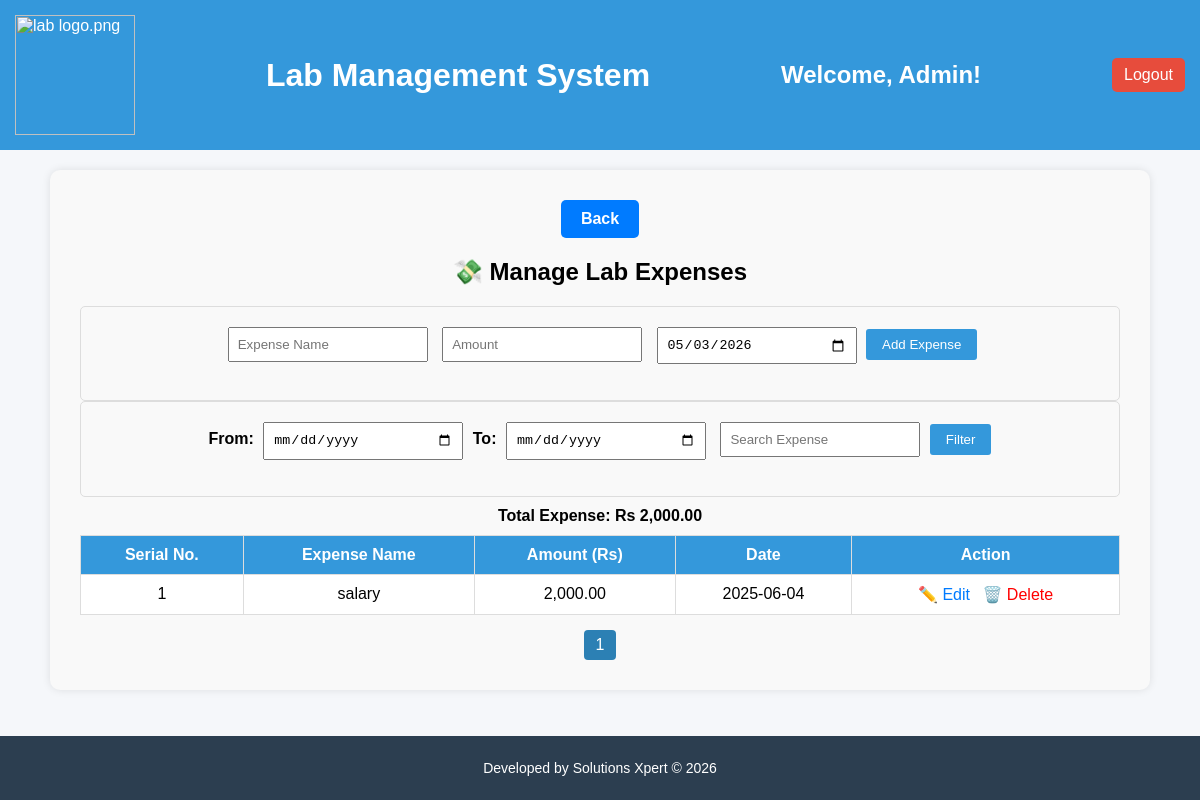
Screenshot of /add_expense.php (signed in) with the database file from the repository.
### tables this page shows
CREATE TABLE `lab_expenses` (
  `id` int(11) NOT NULL,
  `expense_name` varchar(255) DEFAULT NULL,
  `amount` decimal(10,2) DEFAULT NULL,
  `expense_date` date DEFAULT NULL,
  `created_by` int(11) DEFAULT NULL
);

### add_expense.php (the view, shortened to what this page needs)
<?php
include "db.php";
include "header.php";
$from = $_GET['from'] ?? '';
$to = $_GET['to'] ?? '';
$search = mysqli_real_escape_string($conn, $_GET['search'] ?? '');
$where = "WHERE 1=1";
$limit = 10;
$page = isset($_GET['page']) ? (int)$_GET['page'] : 1;
$start = ($page - 1) * $limit;
$total_query = mysqli_query($conn, "SELECT COUNT(*) as total FROM lab_expenses $where");
$total = mysqli_fetch_assoc($total_query)['total'];
$pages = ceil($total / $limit);
$expenses = mysqli_query($conn, "SELECT * FROM lab_expenses $where ORDER BY expense_date DESC LIMIT $start, $limit");
$total_amount_query = mysqli_query($conn, "SELECT SUM(amount) as total FROM lab_expenses $where");
$total_expense = mysqli_fetch_assoc($total_amount_query)['total'] ?? 0;
?>
<!DOCTYPE html>
<html>
<head>
    <link rel="stylesheet" href="style.css">
</head>
<body>
<div class="container1">
<div style="text-align: center; margin-top: 20px;">
    <a href="sales_report.php" class="back-button" style="margin-bottom: 0px;margin-top: -20px;">Back</a>
</div>
    <h2 class="section-title">💸 Manage Lab Expenses</h2>
    <div class="form-box">
        <form method="POST">
            <input type="text" name="expense_name" placeholder="Expense Name" required>
            <input type="number" name="amount" placeholder="Amount" step="0.01" required>
            <input type="date" name="expense_date" value="<?= date('Y-m-d') ?>" required>
            <button type="submit" name="add_expense">Add Expense</button>
        </form>
    </div>
    <div class="filter-box">
        <form method="GET">
            <label><strong>From:</strong></label>
            <input type="date" name="from" value="<?= $from ?>">
            <label><strong>To:</strong></label>
            <input type="date" name="to" value="<?= $to ?>">
            <input type="text" name="search" placeholder="Search Expense" value="<?= htmlspecialchars($search) ?>">
            <button type="submit">Filter</button>
        </form>
    </div>
    <div class="total-expense">
        Total Expense: Rs <?= number_format($total_expense, 2) ?>
    </div>
    <table>
        <thead>
            <tr>
                <th>Serial No.</th>
                <th>Expense Name</th>
                <th>Amount (Rs)</th>
                <th>Date</th>
                <th>Action</th>
            </tr>
        </thead>
        <tbody>
        <?php if (mysqli_num_rows($expenses) > 0): ?>
            <?php
                $serial = $start + 1;
                while ($row = mysqli_fetch_assoc($expenses)):
            ?>
                <tr>
                    <td><?= $serial++ ?></td>
                    <td><?= htmlspecialchars($row['expense_name']) ?></td>
                    <td><?= number_format($row['amount'], 2) ?></td>
                    <td><?= $row['expense_date'] ?></td>
                    <td>
                        <a href="edit_expense.php?id=<?= $row['id'] ?>" class="edit-link">✏️ Edit</a>
                        <a href="delete_expense.php?id=<?= $row['id'] ?>" class="delete-link" onclick="return confirm('Are you sure you want to delete this expense?')">🗑️ Delete</a>
                    </td>
                </tr>
            <?php endwhile; ?>
        <?php else: ?>
            <tr><td colspan="5">No expenses found.</td></tr>
        <?php endif; ?>
        </tbody>
    </table>
    <div class="pagination">
        <?php for ($i = 1; $i <= $pages; $i++): ?>
            <a href="?from=<?= $from ?>&to=<?= $to ?>&search=<?= urlencode($search) ?>&page=<?= $i ?>" <?= $i === $page ? 'style="background:#2c80b4;"' : '' ?>><?= $i ?></a>
        <?php endfor; ?>
    </div>
</div>
</body>
</html>
<?php include "footer.php"; ?>

### style.css (style rules this page uses)
body { font-family: Arial, sans-serif; margin: 0; background: #f5f7fa; }

### add_expense.php (style rules this page uses)
.section-title { text-align: center; margin: 20px 0; }
.form-box, .filter-box { background: #f9f9f9; padding: 15px 20px; border: 1px solid #ddd; border-radius: 5px; text-align: center; }
.form-box input, .filter-box input { padding: 8px; margin: 5px; width: 200px; }
.form-box button, .filter-box button { padding: 8px 16px; background: #3498db; color: white; border: none; cursor: pointer; border-radius: 3px; }
table { width: 100%; border-collapse: collapse; background: white; }
table, th, td { border: 1px solid #ddd; }
th { background: #3498db; color: white; }
th, td { padding: 10px; text-align: center; }
.pagination { text-align: center; margin-top: 15px; }
.pagination a { display: inline-block; margin: 0 4px; padding: 6px 12px; background: #3498db; color: white; text-decoration: none; border-radius: 4px; }
.total-expense { text-align: center; font-weight: bold; padding: 10px 0; }
.edit-link { color: #007bff; text-decoration: none; margin-right: 8px; }
.delete-link { color: red; text-decoration: none; }
.back-button { display: inline-block; background-color: #007BFF; color: white; padding: 10px 20px; border-radius: 5px; text-decoration: none; font-weight: bold; font-size: 16px; transition: background-color 0.3s ease; margin-bottom: 20px; cursor: pointer; }
.container1 { background: #f9f9f9; padding: 30px; margin: 20px 50px; border-radius: 10px; box-shadow: 0px 0px 8px rgba(0,0,0,0.1); }

### footer.php (style rules this page uses)
body { padding-bottom: 70px; }

### rows the page displays
lab_expenses: expense_name "salary", amount "2,000.00", expense_date "2025-06-04"

### other values shown
$username "Admin"
$total_expense "2,000.00"
